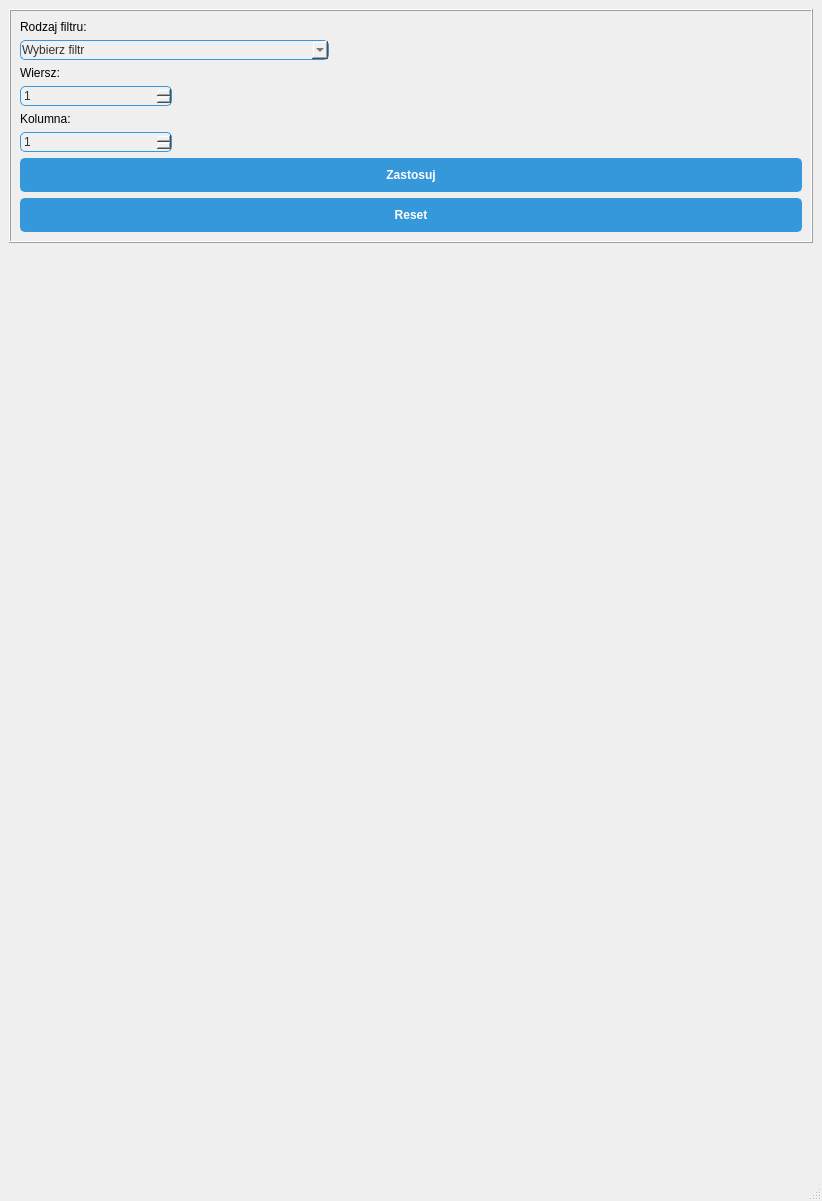
<?xml version="1.0" encoding="UTF-8"?>
<ui version="4.0">
 <class>MainWindow</class>
 <widget class="QMainWindow" name="MainWindow">
  <property name="geometry">
   <rect>
    <x>0</x>
    <y>0</y>
    <width>822</width>
    <height>1201</height>
   </rect>
  </property>
  <property name="windowTitle">
   <string>2D DCT</string>
  </property>
  <widget class="QWidget" name="centralwidget">
   <layout class="QVBoxLayout" name="verticalLayout">
    <item alignment="Qt::AlignTop">
     <widget class="QFrame" name="dataFrame">
      <property name="styleSheet">
       <string notr="true"/>
      </property>
      <property name="frameShape">
       <enum>QFrame::Box</enum>
      </property>
      <property name="frameShadow">
       <enum>QFrame::Raised</enum>
      </property>
      <layout class="QGridLayout" name="gridLayout_5">
       <item row="9" column="0">
        <widget class="QSpinBox" name="column">
         <property name="styleSheet">
          <string notr="true">QSpinBox
 {
    /* Background color */
    background-color: #f0f0f0;
    /* Border */
    border: 1px solid #3498db;
    border-radius: 5px;
    /* Text color */
    color: #333;
    /* Padding */
    padding: 1px;
}
QSpinBox:disabled {
    color: gray;           /* Text color when disabled */
    background-color: #f0f0f0;  /* Background color when disabled */
    border: 1px solid #d4d4d4; /* Border color when disabled */
}</string>
         </property>
         <property name="minimum">
          <number>1</number>
         </property>
         <property name="maximum">
          <number>64</number>
         </property>
        </widget>
       </item>
       <item row="11" column="0" colspan="5">
        <widget class="QPushButton" name="apply_button">
         <property name="styleSheet">
          <string notr="true">QPushButton {
    /* Set the default appearance for the push button */
    background-color: #3498db;
    border: 2px solid #3498db;
    border-radius: 5px;
    color: #fff;
    padding: 8px 12px;
    font-weight: bold;
}

QPushButton:hover {
    /* Change style when the mouse hovers over the button */
    background-color: #207dbb;
    border: 2px solid #207dbb;
}

QPushButton:pressed {
    /* Change style when the button is pressed */
    background-color: #266197;
    border: 2px solid #266197;
}
</string>
         </property>
         <property name="text">
          <string>Zastosuj</string>
         </property>
        </widget>
       </item>
       <item row="12" column="0" colspan="5">
        <widget class="QPushButton" name="reset_button">
         <property name="styleSheet">
          <string notr="true">QPushButton {
    /* Set the default appearance for the push button */
    background-color: #3498db;
    border: 2px solid #3498db;
    border-radius: 5px;
    color: #fff;
    padding: 8px 12px;
    font-weight: bold;
}

QPushButton:hover {
    /* Change style when the mouse hovers over the button */
    background-color: #207dbb;
    border: 2px solid #207dbb;
}

QPushButton:pressed {
    /* Change style when the button is pressed */
    background-color: #266197;
    border: 2px solid #266197;
}</string>
         </property>
         <property name="text">
          <string>Reset</string>
         </property>
        </widget>
       </item>
       <item row="7" column="0">
        <widget class="QLabel" name="column_label">
         <property name="styleSheet">
          <string notr="true">QLabel{
font: 75 italic 10pt &quot;Century Gothic&quot;;}</string>
         </property>
         <property name="text">
          <string>Kolumna:</string>
         </property>
        </widget>
       </item>
       <item row="3" column="0">
        <widget class="QLabel" name="row_label">
         <property name="styleSheet">
          <string notr="true">QLabel{
font: 75 italic 10pt &quot;Century Gothic&quot;;}</string>
         </property>
         <property name="text">
          <string>Wiersz:</string>
         </property>
        </widget>
       </item>
       <item row="0" column="0">
        <widget class="QLabel" name="filters_label">
         <property name="styleSheet">
          <string notr="true">QLabel{
font: 75 italic 10pt &quot;Century Gothic&quot;;}</string>
         </property>
         <property name="text">
          <string>Rodzaj filtru:</string>
         </property>
        </widget>
       </item>
       <item row="6" column="0">
        <widget class="QSpinBox" name="row">
         <property name="styleSheet">
          <string notr="true">QSpinBox
 {
    /* Background color */
    background-color: #f0f0f0;
    /* Border */
    border: 1px solid #3498db;
    border-radius: 5px;
    /* Text color */
    color: #333;
    /* Padding */
    padding: 1px;
}
QSpinBox:disabled {
    color: gray;           /* Text color when disabled */
    background-color: #f0f0f0;  /* Background color when disabled */
    border: 1px solid #d4d4d4; /* Border color when disabled */
}</string>
         </property>
         <property name="minimum">
          <number>1</number>
         </property>
         <property name="maximum">
          <number>64</number>
         </property>
        </widget>
       </item>
       <item row="1" column="0" colspan="2">
        <widget class="QComboBox" name="filters_list">
         <property name="toolTip">
          <string>&lt;html&gt;&lt;head/&gt;&lt;body&gt;&lt;p&gt;Dolnoprzepustowy: wszystkie kolumny oraz wiersze powyżej wybranych zostaną wyzerowane&lt;/p&gt;&lt;p&gt;Górnoprzepustowy: wszystkie kolumny oraz wiersze poniżej wybranych zostaną wyzerowane&lt;/p&gt;&lt;/body&gt;&lt;/html&gt;</string>
         </property>
         <property name="toolTipDuration">
          <number>-1</number>
         </property>
         <property name="styleSheet">
          <string notr="true">QComboBox
 {
    /* Background color */
    background-color: #f0f0f0;
    /* Border */
    border: 1px solid #3498db;
    border-radius: 5px;
    /* Text color */
    color: #333;
    /* Padding */
    padding: 1px;
}</string>
         </property>
         <property name="currentIndex">
          <number>0</number>
         </property>
         <item>
          <property name="text">
           <string>Wybierz filtr</string>
          </property>
         </item>
         <item>
          <property name="text">
           <string>Dolnoprzepustowy</string>
          </property>
         </item>
         <item>
          <property name="text">
           <string>Górnoprzepustowy</string>
          </property>
         </item>
        </widget>
       </item>
      </layout>
     </widget>
    </item>
    <item>
     <layout class="QGridLayout" name="dct2D_layout"/>
    </item>
    <item>
     <layout class="QGridLayout" name="idct2D_layout"/>
    </item>
   </layout>
  </widget>
  <widget class="QStatusBar" name="statusbar"/>
 </widget>
 <resources/>
 <connections/>
</ui>
